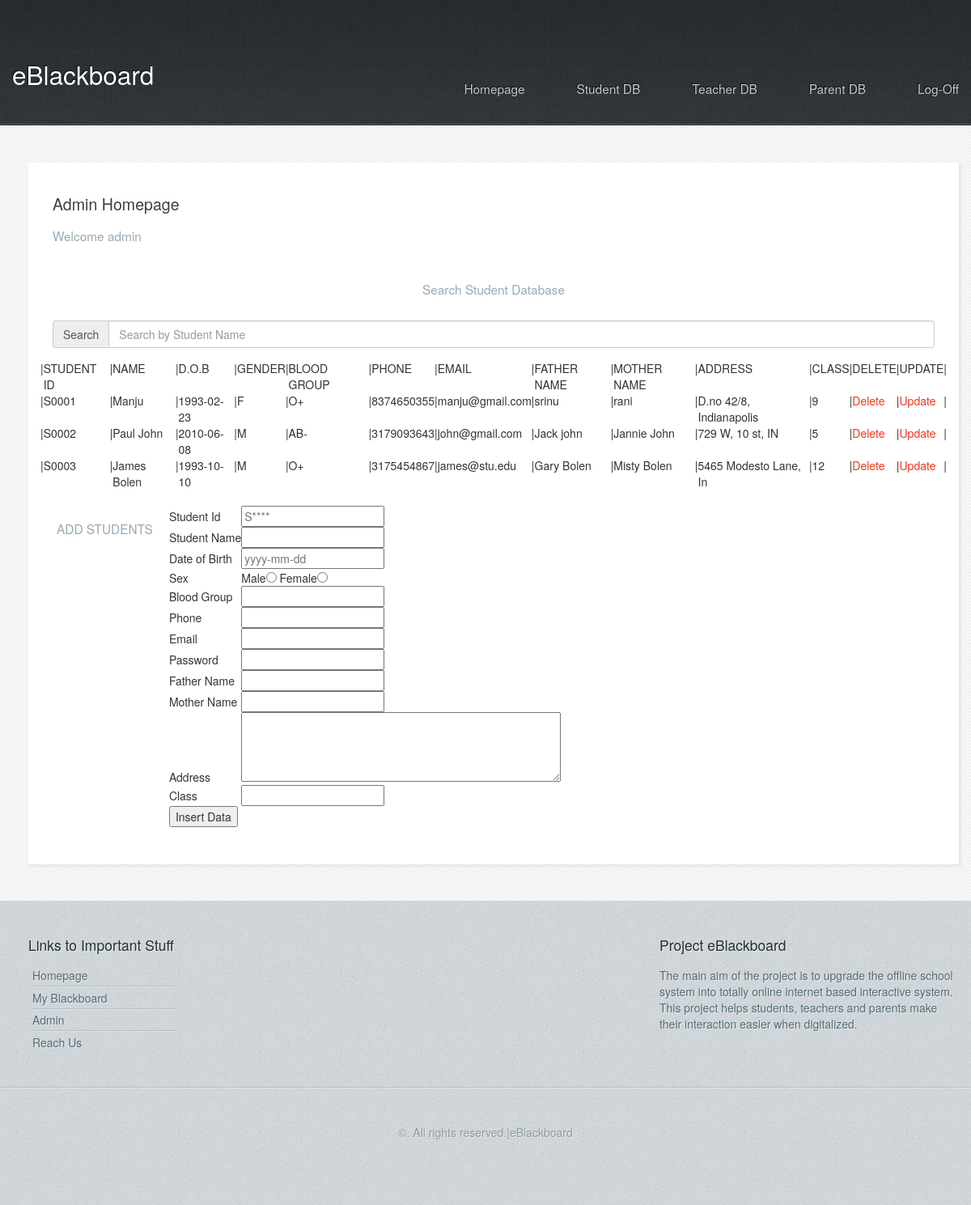
Page /afterlogin.php (signed in) on the committed database.
### tables this page shows
CREATE TABLE `student` (
  `studentid` varchar(5) NOT NULL,
  `sname` varchar(40) DEFAULT NULL,
  `dateofbirth` date DEFAULT NULL,
  `sex` char(2) DEFAULT NULL,
  `bloodgroup` char(3) DEFAULT NULL,
  `phone` bigint(10) DEFAULT NULL,
  `email` varchar(30) DEFAULT NULL,
  `password` varchar(15) DEFAULT NULL,
  `fathername` varchar(40) DEFAULT NULL,
  `mothername` varchar(40) DEFAULT NULL,
  `address` varchar(150) DEFAULT NULL,
  `class` int(2) DEFAULT NULL
);

### functions.php (called while the page is built, shortened)
<?php
	function selectQuery($sql, $page)
	{
            include "connection.php";
		$result = mysqli_query($con, $sql);
            return($result);
	}
?>

### afterlogin.php (the view, shortened to what this page needs)
<!DOCTYPE HTML>
<html>
	<head>
		<link rel="stylesheet" href="assets/css/main.css" />
	<link rel="stylesheet" href="https://maxcdn.bootstrapcdn.com/bootstrap/3.3.7/css/bootstrap.min.css">
	</head>
	<body class="subpage">
		<div id="page-wrapper">
				<div id="header-wrapper">
					<header id="header" class="container">
						<div class="row">
							<div class="12u">
									<h1><a href="#" id="logo">eBlackboard</a></h1>
									<nav id="nav">
										<a href="index.php">Homepage</a>
										<a href="afterlogin.php">Student DB</a>
										<a href="Teacheradmin.php">Teacher DB</a>
										<a href="Parentadmin.php">Parent DB</a>
										<a href="adminlogout.php">Log-Off</a>
									</nav>
							</div>
						</div>
					</header>
				</div>
				<div id="content-wrapper">
					<div id="content">
						<div class="container">
							<div class="row">
								<div class="12u">
								<section>
									<header>
										<h2>Admin Homepage</h2>
									</header>
									<h3> Welcome <?php echo $_SESSION['userID']; ?> </h3><br/>
									<div class="container1">
										<h3 align="center">Search Student Database</h3><br />
										<div class="form-group">
											 <div class="input-group">
												  <span class="input-group-addon">Search</span>
												  <input type="text" name="search_text" id="search_text" placeholder="Search by Student Name" class="form-control" />
											 </div>
										</div>
										<br />
								   </div>
									<div class="row">
										<table border = "5pt">
										<?php
											echo "<tr>";
												echo "<th>  |  </th>";
												echo "<th>STUDENT ID</th>";
												echo "<th>  |  </th>";
												echo "<th>NAME</th>";
												echo "<th>  |  </th>";
												echo "<th>D.O.B</th>";
												echo "<th>  |  </th>";
												echo "<th>GENDER</th>";
												echo "<th>  |  </th>";
												echo "<th>BLOOD GROUP</th>";
												echo "<th>  |  </th>";
												echo "<th>PHONE</th>";
												echo "<th>  |  </th>";
												echo "<th>EMAIL</th>";
												echo "<th>  |  </th>";
												echo "<th>FATHER NAME</th>";
												echo "<th>  |  </th>";
												echo "<th>MOTHER NAME</th>";
												echo "<th>  |  </th>";
												echo "<th>ADDRESS</th>";
												echo "<th>  |  </th>";
												echo "<th>CLASS</th>";
												echo "<th>  |  </th>";
												echo "<th>DELETE</th>";
												echo "<th>  |  </th>";
												echo "<th>UPDATE</th>";
												echo "<th>  |  </th>";
											echo "</tr>";
											$query = "select * from student";
											include "functions.php";
											$result = selectQuery($sql = $query, $page = "");
											while($row = mysqli_fetch_assoc($result)) {
											echo "<tr> ";
											echo "<td>  |  </td>";
											echo "<td> ".$row['studentid']." </td>";
											echo "<td>  |  </td>";
											echo "<td> ".$row['sname']."</td>";
											echo "<td>  |  </td>";
											echo "<td> ".$row['dateofbirth']." </td>";
											echo "<td>  |  </td>";
											echo "<td> ".$row['sex']."</t>";
											echo "<td>  |  </td>";
											echo "<td> ".$row['bloodgroup']."</td>";
											echo "<td>  |  </td>";
											echo "<td> ".$row['phone']."</td>";
											echo "<td>  |  </td>";
											echo "<td>".$row['email']."</td>";
											echo "<td>  |  </td>";
											echo "<td>".$row['fathername']."</td>";
											echo "<td>  |  </td>";
											echo "<td>".$row['mothername']."</td>";
											echo "<td>  |  </td>";
											echo "<td>".$row['address']."</td>";
											echo "<td>  |  </td>";
											echo "<td>".$row['class']."</td>";
											echo "<td>  |  </td>";
									echo "<td> <a href = 'delete.php?id=".$row['studentid']."'>Delete</a> </td>";
									echo "<td>  |  </td>";
									echo "<td> <a href = 'update.php?id=".$row['studentid']."'>Update</a> </td>";
									echo "<td>  |  </td>";
												echo "</tr>";
											}
										?>
										</div>
										</table><br/>
										<h3>ADD STUDENTS</h3>
										<form method="post" enctype="multipart/form-data" action = "add.php">
												<table border="1">
												<tr>
													<td>Student Id</td>
													<td><input type="text" name="studentid" placeholder="S****" required/></td>
												</tr>
												<tr>
													<Td>Student Name</td>
													<td><input type="text" name="sname" required/></td>
												</tr>
												<tr>
													<Td>Date of Birth</td>
													<td><input type="text" name="dateofbirth" placeholder="yyyy-mm-dd" required/></td>
												</tr>
												<tr>
													<td>Sex</td>
													<td>
													Male<input type="radio" name="sex" value="M" required/>
													Female<input type="radio" name="sex" value="F" required/>
													</td>
												</tr>
												<tr>
													<td>Blood Group</td>
													<td><input type="text"  name="bloodgroup" required/></td>
												</tr>
												<tr>
													<td>Phone</td>
													<td><input type="text" pattern="[0-9]*" maxlength="10" name="phone" required/></td>
												</tr>
												<tr>
													<td>Email</td>
													<td>
													<input type="email" name="email" required/></td>
												</tr>
												<tr>
													<Td>Password</td>
													<td><input type="password" name="password" required/></td>
												</tr>
												<tr>
													<Td>Father Name</td>
													<td><input type="text" name="fathername" required/></td>
												</tr>
												<tr>
													<Td>Mother Name</td>
													<td><input type="text" name="mothername" required/></td>
												</tr>
												<tr>
													<Td>Address </td>
													<td><textarea rows="4" cols="50" name="address" required></textarea></td>
												</tr>
												<tr>
													<Td>Class</td>
													<td><input type="text" name="class" maxlength = "2" required/></td>
												</tr>
												<td colspan="2">
													<input type="submit" name="save" value="Insert Data"/>
													</td>
												</table>
											</form>
										</section>
								</div>
							</div>
						</div>
					</div>
				</div>
				<div id="footer-wrapper">
					<footer id="footer" class="container">
						<div class="row">
							<div class="8u 12u(mobile)">
									<section>
										<h2>Links to Important Stuff</h2>
										<div>
											<div class="row">
												<div class="3u 12u(mobile)">
													<ul class="link-list last-child">
														<li><a href="index.php">Homepage</a></li>
													<li><a href="myblackboard.php">My Blackboard</a></li>
													<li><a href="admin.php">Admin</a></li>
													<li><a href="reachus.php">Reach Us</a></li>
													</ul>
												</div>
											</div>
										</div>
									</section>
							</div>
							<div class="4u 12u(mobile)">
									<section>
										<h2>Project eBlackboard</h2>
										<p>
											The main aim of the project is to upgrade the offline school system into totally online internet based interactive system. This project helps students, teachers and parents make their interaction easier when digitalized.
										</p>
									</section>
							</div>
						</div>
					</footer>
				</div>
				<div id="copyright">
					&copy;. All rights reserved.|eBlackboard
				</div>
		</div>
	</body>
</html>

### rows in the picture
student: studentid "S0001", sname "Manju", dateofbirth "1993-02-23", sex "F", bloodgroup "O+", phone "8374650355", email "manju@gmail.com", fathername "srinu", mothername "rani", address "D.no 42/8, Indianapolis", class "9"
student: studentid "S0002", sname "Paul John", dateofbirth "2010-06-08", sex "M", bloodgroup "AB-", phone "3179093643", email "john@gmail.com", fathername "Jack john", mothername "Jannie John", address "729 W, 10 st, IN", class "5"
student: studentid "S0003", sname "James Bolen", dateofbirth "1993-10-10", sex "M", bloodgroup "O+", phone "3175454867", email "james@stu.edu", fathername "Gary Bolen", mothername "Misty Bolen", address "5465 Modesto Lane, In", class "12"

### other values in the picture
$_SESSION['userID'] "admin"
